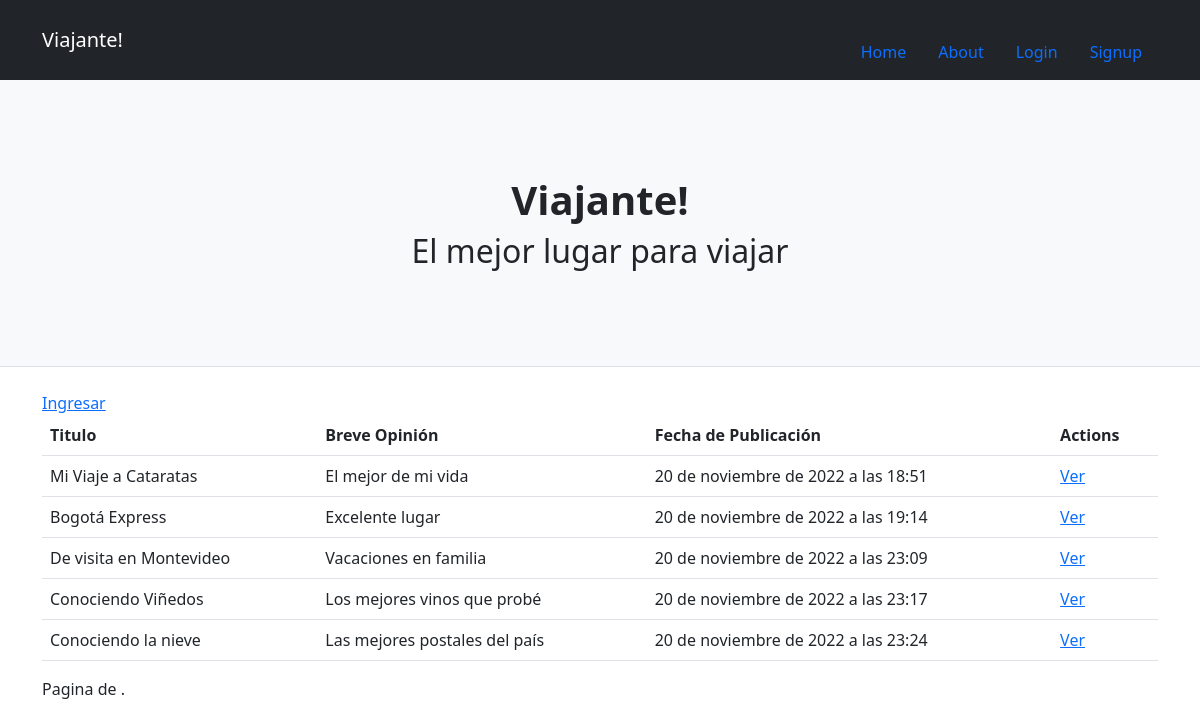
/blog-opiniones/opiniones/, run on the app's committed database.
### blog_opiniones/models.py (models this page shows, shortened)
class Opinion (models.Model):
    titulo = models.CharField(max_length=30, default="")
    breve_opinion = models.CharField(max_length=300, default="")
    opinion_detallada = models.CharField(max_length=3000, default="")
    firma = models.CharField(max_length=30, default="")
    fecha_publicacion = models.DateTimeField(auto_now_add=True)
    imagen = models.ImageField(upload_to="opiniones", null=True, blank=True)

### blog_opiniones/views.py (the view)
# urls.py: path('opiniones/', ListaOpinion.as_view(), name="opiniones"),
class ListaOpinion(ListView):
    model = Opinion

### blog_opiniones/templates/blog_opiniones/opinion_list.html (shortened to what this page needs)
{% extends 'blog_opiniones/base.html' %}
{% block contenido %}
<div class="container">
    {% if user.is_authenticated %}
        <a href="{% url 'crear-opinion' %}">Crear un nuevo post</a>
        <a href="{% url 'profile-update' user.id %}">Actualizar Profile</a>
    {% else %}
        <a href="{% url 'blog-login' %}"> Ingresar</a>
    {% endif %}
    <table class="table">
        <tr>
            <th>Titulo</th>
            <th>Breve Opinión</th>
            <th>Fecha de Publicación</th>
            <th>Actions</th>
        </tr>
        {% for opinion in object_list %}
            <tr>
                <td>{{ opinion.titulo }}</td>
                <td>{{ opinion.breve_opinion }}</td>
                <td>{{ opinion.fecha_publicacion }} </td>
                <td>
                    <a href="{% url 'opinion-detallada' opinion.id  %}">Ver</a>
                </td>
            </tr>
        {% endfor %}
    </table>
    <div class="pagination">
        <span class="step-links">
            <span class="current">
                Pagina {{ page_obj.number }} de {{ page_obj.paginator.num_pages }}.
            </span>
        </span>
    </div>
</div>
{% endblock %}

### data on the page
Opinion: titulo "Mi Viaje a Cataratas", breve_opinion "El mejor de mi vida", fecha_publicacion "20 de noviembre de 2022 a las 18:51"
Opinion: titulo "Bogotá Express", breve_opinion "Excelente lugar", fecha_publicacion "20 de noviembre de 2022 a las 19:14"
Opinion: titulo "De visita en Montevideo", breve_opinion "Vacaciones en familia", fecha_publicacion "20 de noviembre de 2022 a las 23:09"
Opinion: titulo "Conociendo Viñedos", breve_opinion "Los mejores vinos que probé", fecha_publicacion "20 de noviembre de 2022 a las 23:17"
Opinion: titulo "Conociendo la nieve", breve_opinion "Las mejores postales del país", fecha_publicacion "20 de noviembre de 2022 a las 23:24"
